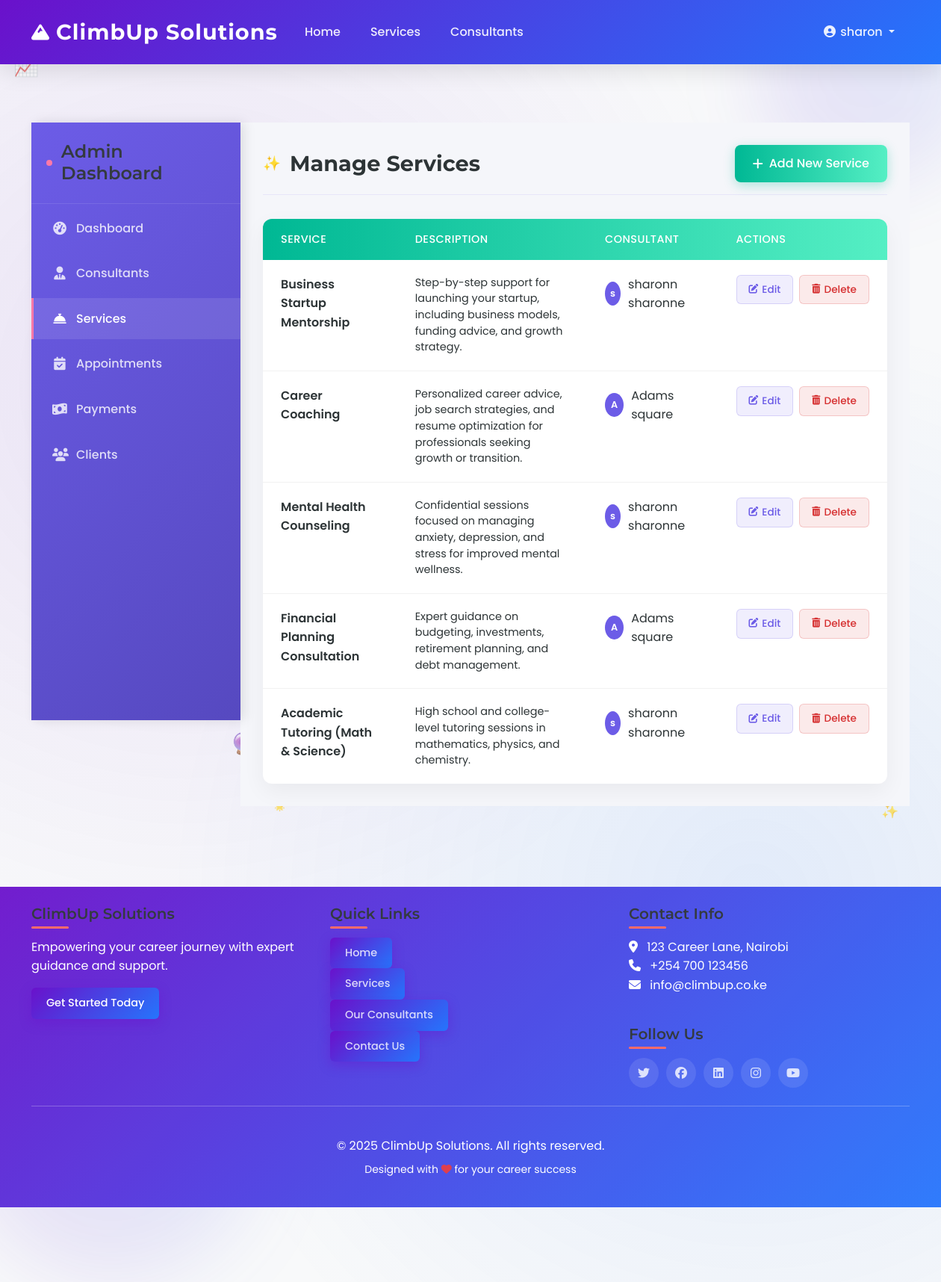
Page /ad/services/ (signed in) on the committed database.
### assist/models.py (models this page shows, shortened)
class Service(models.Model):
    name = models.CharField(max_length=255)
    description = models.TextField()
    consultant = models.ForeignKey(
        Consultant, on_delete=models.CASCADE, related_name="services"
    )

class Consultant(models.Model):
    user = models.OneToOneField(
        User, on_delete=models.CASCADE, related_name="consultant_profile"
    )
    expertise = models.CharField(max_length=255)
    bio = models.TextField()
    hourly_rate = models.DecimalField(max_digits=8, decimal_places=2)
    is_active = models.BooleanField(default=True)
    photo = models.ImageField(upload_to="consultant/", null=True, blank=True)

### assist/views.py (the view)
# urls.py: path("ad/services/", views.manage_services, name="manage_services"),
@user_passes_test(is_admin)
def manage_services(request):
    services = Service.objects.all().select_related("consultant")
    return render(
        request, "admin_dashboard/manage_services.html", {"services": services}
    )

### assist/context_processors.py (called while the page is built)
def unread_notifications(request):
    unread_count = 0
    if request.user.is_authenticated:
        unread_count = request.user.notifications.filter(read=False).count()
    return {"unread_count": unread_count}

### assist/views.py (called while the page is built)
def is_admin(user):
    return user.is_staff

### assist/templates/admin_dashboard/manage_services.html (shortened to what this page needs)
{% extends 'admin_dashboard/base.html' %}
{% block admin_content %}
<div class="admin-header">
    <h1>Manage Services</h1>
    <a href="{% url 'add_service' %}" class="btn-add">
        <i class="fas fa-plus"></i> Add New Service
    </a>
</div>
{% if services %}
<table class="admin-table">
    <thead>
        <tr>
            <th>Service</th>
            <th>Description</th>
            <th>Consultant</th>
            <th>Actions</th>
        </tr>
    </thead>
    <tbody>
        {% for service in services %}
        <tr>
            <td class="service-name">{{ service.name }}</td>
            <td class="service-description">{{ service.description|truncatewords:15 }}</td>
            <td>
                <div class="consultant-info">
                    <div class="consultant-avatar">
                        {{ service.consultant.user.get_full_name|slice:":1" }}
                    </div>
                    {{ service.consultant.user.get_full_name }}
                </div>
            </td>
            <td>
                <div class="action-buttons">
                    <a href="#" class="btn-edit">
                        <i class="fas fa-edit"></i> Edit
                    </a>
                    <a href="#" class="btn-delete">
                        <i class="fas fa-trash-alt"></i> Delete
                    </a>
                </div>
            </td>
        </tr>
        {% endfor %}
    </tbody>
</table>
{% else %}
<div class="empty-state">
    <i class="fas fa-concierge-bell"></i>
    <h3>No Services Available</h3>
    <p>You haven't created any services yet. Click the button above to add one.</p>
</div>
{% endif %}
{% endblock %}

### assist/templates/base.html (shortened to what this page needs)
{% load user_tags %}
<!DOCTYPE html>
<html lang="en">
<head>
    <link href="https://cdn.jsdelivr.net/npm/bootstrap@5.3.0/dist/css/bootstrap.min.css" rel="stylesheet">
    <link rel="stylesheet" href="https://cdnjs.cloudflare.com/ajax/libs/font-awesome/6.4.0/css/all.min.css">
</head>
<body>
    <div class="decorative-shape shape-1"></div>
    <div class="decorative-shape shape-2"></div>
    <nav class="navbar navbar-expand-lg navbar-dark sticky-top">
        <div class="container">
            <a class="navbar-brand" href="{% url 'home' %}">
                <i class="fas fa-mountain me-2"></i>ClimbUp Solutions
            </a>
            <div class="collapse navbar-collapse" id="navbarNav">
                <ul class="navbar-nav me-auto">
                    <li class="nav-item">
                        <a class="nav-link" href="{% url 'home' %}">Home</a>
                    </li>
                    <li class="nav-item">
                        <a class="nav-link" href="{% url 'services' %}">Services</a>
                    </li>
                    <li class="nav-item">
                        <a class="nav-link" href="{% url 'consultants' %}">Consultants</a>
                    </li>
                </ul>
                <ul class="navbar-nav">
                    {% if user.is_authenticated %}
                        <li class="nav-item dropdown">
                            <a class="nav-link dropdown-toggle" href="#" id="userDropdown" role="button" data-bs-toggle="dropdown">
                                <i class="fas fa-user-circle fa-fw"></i> {{ user.get_full_name|default:user.username }}
                            </a>
                        </li>
                    {% endif %}
                </ul>
            </div>
        </div>
    </nav>
    <main class="container my-5">
        {% block content %}{% endblock %}
    </main>
    <footer class="py-4 mt-5">
        <div class="container">
            <div class="row">
                <div class="col-md-4 mb-4 mb-md-0">
                    <h5>ClimbUp Solutions</h5>
                    <p>Empowering your career journey with expert guidance and support.</p>
                    <div class="mt-3">
                        <button class="btn btn-magic pulse">Get Started Today</button>
                    </div>
                </div>
               <div class="col-md-4 mb-4 mb-md-0">
            <h5>Quick Links</h5>
            <div class="link-buttons">
                <a href="{% url 'home' %}" class="btn btn-magic pulse">Home</a><br>
                <a href="{% url 'services' %}" class="btn btn-magic pulse">Services</a><br>
                <a href="{% url 'consultants' %}" class="btn btn-magic pulse">Our Consultants</a><br>
                <a href="{% url 'contact' %}" class="btn btn-magic pulse">Contact Us</a><br>
            </div>
        </div>
                <div class="col-md-4">
                    <h5>Contact Info</h5>
                    <address class="mb-3">
                        <i class="fas fa-map-marker-alt me-2"></i> 123 Career Lane, Nairobi<br>
                        <i class="fas fa-phone me-2"></i> +254 700 123456<br>
                        <i class="fas fa-envelope me-2"></i> info@climbup.co.ke
                    </address>
                    <h5 class="mt-4">Follow Us</h5>
                    <div class="social-icons d-flex">
                        <a href="#"><i class="fab fa-twitter"></i></a>
                        <a href="#"><i class="fab fa-facebook"></i></a>
                        <a href="#"><i class="fab fa-linkedin"></i></a>
                        <a href="#"><i class="fab fa-instagram"></i></a>
                        <a href="#"><i class="fab fa-youtube"></i></a>
                    </div>
                </div>
            </div>
            <hr class="bg-light my-4">
            <div class="text-center pt-3">
                <p class="mb-0">&copy; {% now "Y" %} ClimbUp Solutions. All rights reserved.</p>
                <p class="small mt-2">Designed with <i class="fas fa-heart text-danger"></i> for your career success</p>
            </div>
        </div>
    </footer>
</body>
</html>

### assist/templates/base.html (style rules this page uses)
:root { --primary-color: #6a11cb; --secondary-color: #2575fc; --accent-color: #ff6b6b; --light-color: #f8f9fa; --dark-color: #343a40; --success-color: #28a745; --info-color: #17a2b8; --warning-color: #ffc107; --danger-color: #dc3545; --text-color: #495057; --text-light: #6c757d; --gradient-primary: linear-gradient(135deg, var(--primary-color) 0%, var(--secondary-color) 100%); --gradient-accent: linear-gradient(135deg, var(--accent-color) 0%, #ff8e53 100%); --box-shadow: 0 10px 30px rgba(0, 0, 0, 0.1); --box-shadow-hover: 0 15px 35px rgba(0, 0, 0, 0.15); --transition: all 0.3s ease-in-out; }
* { margin: 0; padding: 0; box-sizing: border-box; }
body { font-family: 'Poppins', sans-serif; color: var(--text-color); background-color: #f5f7fa; line-height: 1.6; overflow-x: hidden; position: relative; }
body::before { content: ''; position: fixed; top: 0; left: 0; width: 100%; height: 100%; background: radial-gradient(circle at 20% 30%, rgba(106, 17, 203, 0.1) 0%, transparent 50%), radial-gradient(circle at 80% 70%, rgba(37, 117, 252, 0.1) 0%, transparent 50%); z-index: -1; pointer-events: none; }
h1, h2, h3, h4, h5, h6 { font-family: 'Montserrat', sans-serif; font-weight: 600; color: var(--dark-color); }
.navbar { background: var(--gradient-primary) !important; box-shadow: var(--box-shadow); padding: 15px 0; transition: var(--transition); }
.navbar-brand { font-family: 'Montserrat', sans-serif; font-weight: 700; font-size: 1.8rem; letter-spacing: 1px; display: flex; align-items: center; transition: var(--transition); }
.navbar-brand i { font-size: 1.5rem; margin-right: 10px; color: white; }
.nav-link { font-weight: 500; padding: 8px 15px !important; margin: 0 5px; border-radius: 50px; transition: var(--transition); position: relative; color: rgba(255, 255, 255, 0.9) !important; }
.nav-link::before { content: ''; position: absolute; bottom: 0; left: 50%; transform: translateX(-50%); width: 0; height: 2px; background-color: white; transition: var(--transition); }
main { min-height: calc(100vh - 300px); padding-top: 30px; padding-bottom: 60px; position: relative; }
.container { max-width: 1200px; }
footer { background: var(--gradient-primary); color: white; padding: 60px 0 30px; position: relative; overflow: hidden; }
footer::before { content: ''; position: absolute; top: 0; left: 0; width: 100%; height: 100%; background-size: cover; z-index: 0; }
footer h5 { font-weight: 600; margin-bottom: 20px; position: relative; display: inline-block; }
footer h5::after { content: ''; position: absolute; bottom: -8px; left: 0; width: 50px; height: 3px; background: var(--accent-color); border-radius: 3px; }
footer a { color: rgba(255, 255, 255, 0.8) !important; text-decoration: none; transition: var(--transition); display: inline-block; }
.social-icons a { display: inline-flex; align-items: center; justify-content: center; width: 40px; height: 40px; border-radius: 50%; background-color: rgba(255, 255, 255, 0.1); margin-right: 10px; transition: var(--transition); }
.btn-magic { background: var(--gradient-primary); border: none; color: white; padding: 12px 25px; border-radius: 50px; font-weight: 600; box-shadow: 0 5px 15px rgba(106, 17, 203, 0.4); transition: var(--transition); position: relative; overflow: hidden; }
.btn-magic::before { content: ''; position: absolute; top: 0; left: -100%; width: 100%; height: 100%; background: linear-gradient(90deg, transparent, rgba(255, 255, 255, 0.2), transparent); transition: 0.5s; }
.pulse { animation: pulse 2s infinite; }
.decorative-shape { position: absolute; width: 200px; height: 200px; border-radius: 50%; background: linear-gradient(45deg, rgba(106, 17, 203, 0.1), rgba(37, 117, 252, 0.1)); filter: blur(50px); z-index: -1; }
.shape-1 { top: -50px; right: -50px; width: 300px; height: 300px; }
.shape-2 { bottom: -100px; left: -50px; width: 400px; height: 400px; }

### rows in the picture
Service: name "Business Startup Mentorship", description "Step-by-step support for launching your startup, including business models, funding advice, and growth strategy.", consultant.user.get_full_name "s", consultant.user.get_full_name "sharonn sharonne"
Service: name "Career Coaching", description "Personalized career advice, job search strategies, and resume optimization for professionals seeking growth or transition.", consultant.user.get_full_name "A", consultant.user.get_full_name "Adams square"
Service: name "Mental Health Counseling", description "Confidential sessions focused on managing anxiety, depression, and stress for improved mental wellness.", consultant.user.get_full_name "s", consultant.user.get_full_name "sharonn sharonne"
Service: name "Financial Planning Consultation", description "Expert guidance on budgeting, investments, retirement planning, and debt management.", consultant.user.get_full_name "A", consultant.user.get_full_name "Adams square"
Service: name "Academic Tutoring (Math & Science)", description "High school and college-level tutoring sessions in mathematics, physics, and chemistry.", consultant.user.get_full_name "s", consultant.user.get_full_name "sharonn sharonne"

### other values in the picture
{{ user.get_full_name|default:user.username }} "sharon"
